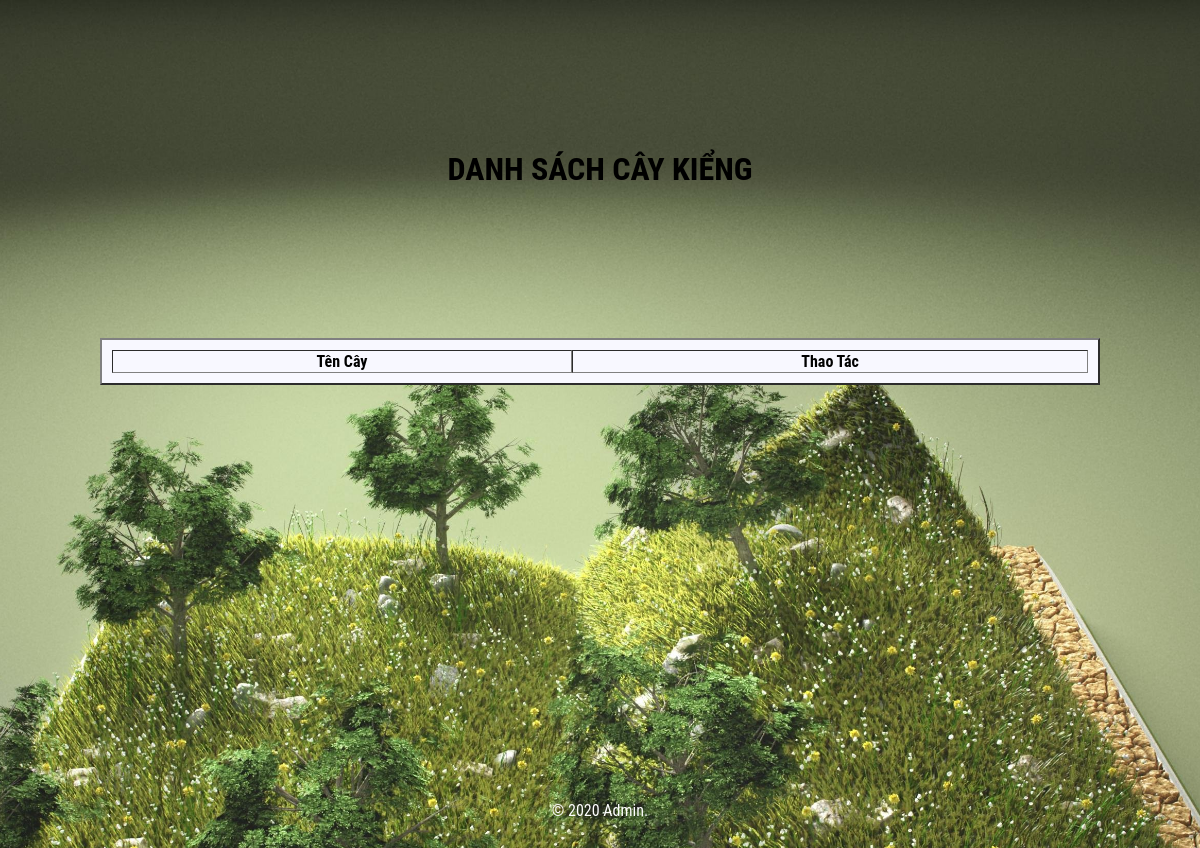
/ds_trees_l2.php, run on an earlier commit of the app's database.
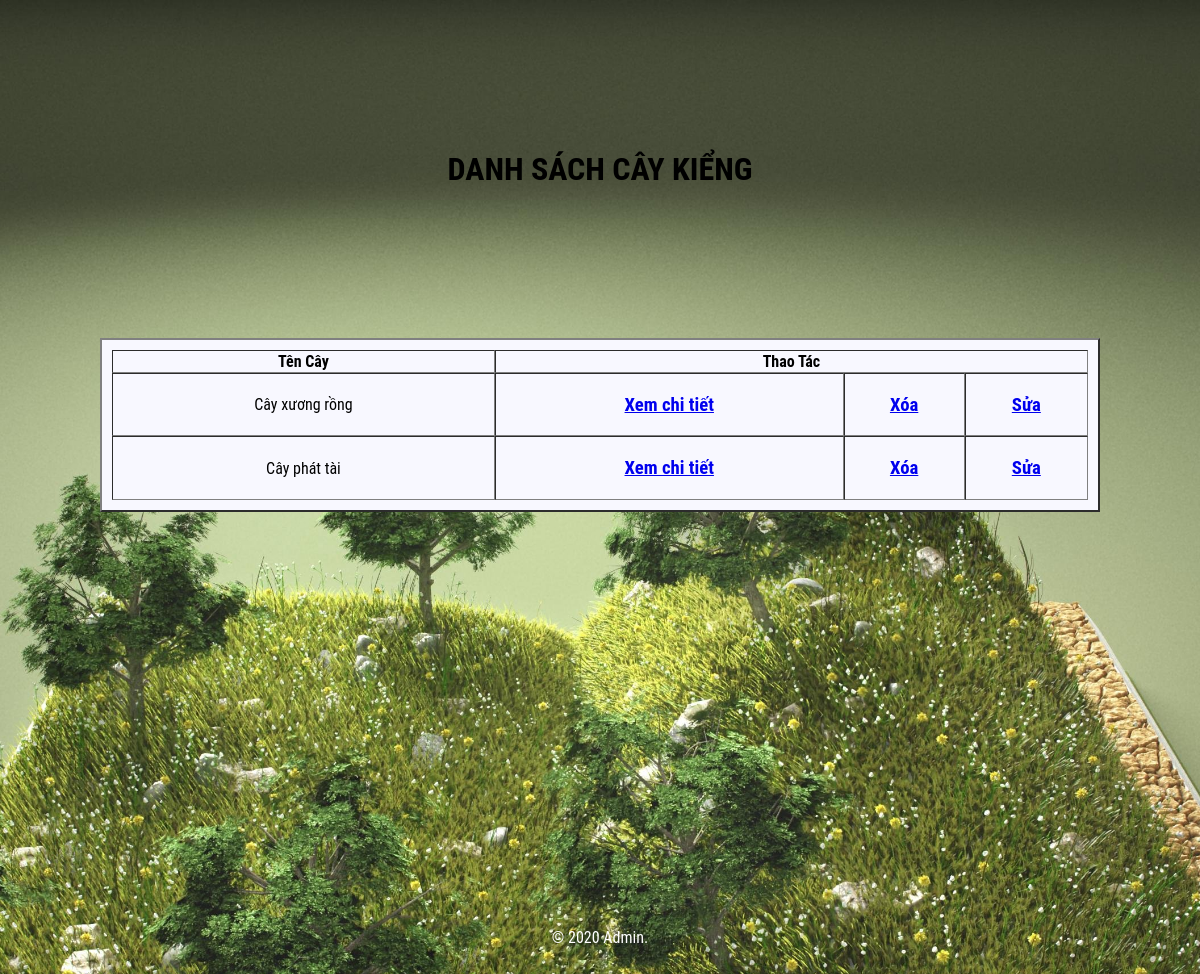
And on a later commit of the database.
### tables this page shows
CREATE TABLE `db_trees` (
  `Mact` int(11) NOT NULL,
  `Tencay` varchar(200) NOT NULL,
  `Dacdiem` text NOT NULL,
  `Loaicay` varchar(200) NOT NULL,
  `Cachchamsoc` text NOT NULL,
  `Hinh` varchar(500) NOT NULL,
  `Motacay` text NOT NULL,
  `Luottruycap` int(200) NOT NULL
);

### ds_trees_l2.php (the view, shortened to what this page needs)
<!DOCTYPE html>
 <html>
<head>
	<link href="css/ds_trees.css" rel="stylesheet" type="text/css" />
</head>
<body>
<div class="header">
		<div class="header-main">
                      <h1>DANH SÁCH CÂY KIỂNG </h1>
</div>
<?php
include "connect.php";
echo "<form action= method=GET>";
echo '<table width="1000" cellspacing="0" cellpadding="1" border="2" align="center">' ;
echo "<tr id='tr'><th>Tên Cây </th><th colspan=3>Thao Tác</th></tr>";
foreach ($sql = $con->query("SELECT Mact,Tencay FROM db_trees WHERE Loaicay='Kiểng' ") as $value){
    echo "<tr id='tr'>
    <td > ".$value['Tencay']."</td>
    <td><h3><a href =detail_trees.php?id=".$value['Mact'].">Xem chi tiết</a></h3></td>
	<td><h3><a href='#' onclick='notices(".$value['Mact'].")' >Xóa</a></h3></td>
	<td><h3><a href=update_trees.php?id=".$value['Mact']." >Sửa</a></td>
	</tr>";
    }
  echo "</table>";
  echo "</form>";
 ?>
 <div class="copyright">
	<p>© 2020 Admin.</p>
</div>
</body>
</html>

What changed in the data, as far as the page shows it:
added db_trees: Tencay "Cây xương rồng"
added db_trees: Tencay "Cây phát tài"
